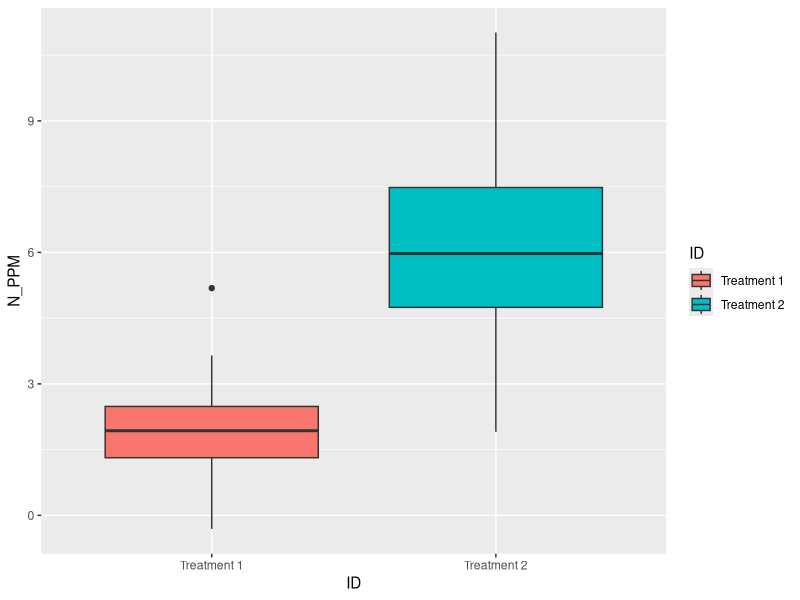

R code for this plot:
## ---- chunk 1
knitr::opts_chunk$set(echo = TRUE)
## ---- chunk 2
library(ggplot2)
## ---- chunk 3

sampleSize <- 100
meanTreatment1 <- 2
meanTreatment2 <- 6
sdTreatment1 <- 1
sdTreatment2 <- 2

## ---- chunk 4
# FUNCTION: createFakeData
# creates data frame with random normal values
# input: mean, n, and sd for 2 treatments 
# output: data frame with 2 columns labeled ID and N_PPM 
#---------

createFakeData <- function(mean1=2,mean2=6,
                       n1=100,n2=100,
                       sd1=1,sd2=2){
  
  ID <- c(rep("Treatment 1", n1), rep("Treatment 2", n2))
  
  treatment1 <- rnorm(mean=mean1,n=n1,sd=sd1)
  treatment2 <- rnorm(mean=mean2,n=n2,sd=sd2)
  
  myDF <- data.frame(ID, c(treatment1, treatment2))
  
  names(myDF) <- c("ID","N_PPM")
  return(myDF)
}
#---------

nitrogenPPMdf <- createFakeData()
## ---- chunk 5
# FUNCTION: anovaAnalysis
# ANOVA analysis for two treatments
# input: a data frame with two columns, N_PPM and ID
# output: summary of the ANOVA analysis: Sum Sq, Sum Mean Sq, F value, and p value
#--------
anovaAnalysis <- function(data = nitrogenPPMdf){
  model <- aov(N_PPM~ID, data = data)
  summary(model)
}
#--------

anovaAnalysis()
## ---- chunk 6
# FUNCTION: anovaBoxplot
# creates boxplot of data to compare means
# input: a data frame with two columns, N_PPM and ID
# output: ggplot boxplot
#--------

anovaBoxplot <- function(data=nitrogenPPMdf){
ggplot(data=data,
       mapping = aes(x=ID, y=N_PPM, fill=ID)) + 
    geom_boxplot()
}

anovaBoxplot()

## ---- chunk 7
nitrogenPPMdf <- createFakeData(mean1 = 3.75)
anovaAnalysis()

nitrogenPPMdf <- createFakeData(mean1 = 6)
anovaAnalysis()

nitrogenPPMdf <- createFakeData(mean1 = 1)
anovaAnalysis()

nitrogenPPMdf <- createFakeData(mean1 = 5.7)
anovaAnalysis()

## ---- chunk 8
nitrogenPPMdf <- createFakeData(n1 = 15,
                                n2 = 15)
anovaAnalysis()

nitrogenPPMdf <- createFakeData(n1 = 10,
                                n2 = 10)
anovaAnalysis()

nitrogenPPMdf <- createFakeData(n1 = 3,
                                n2 = 3)
anovaAnalysis()


nitrogenPPMdf <- createFakeData(n1 = 2,
                                n2 = 2)
anovaAnalysis()
